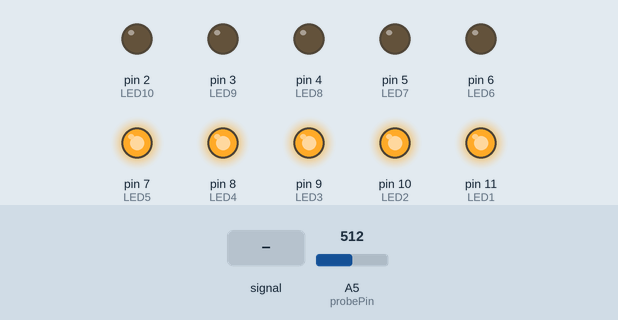
This sketch was run on a simulated Arduino Uno, built with avr-gcc and run on an emulated ATmega328P. Parts: output pins drawn as LEDs (lit = HIGH). Dashed ring = blinking. Inputs (shaded band) come from the test bench; at power-on: A5 (probePin) = 512. What the sketch prints to the serial monitor is not drawn.

Above: at 1.2 s.
1.3 s: A5 (probePin) fed a 2 Hz sine of ±306 counts around its level
At 1.8 s:
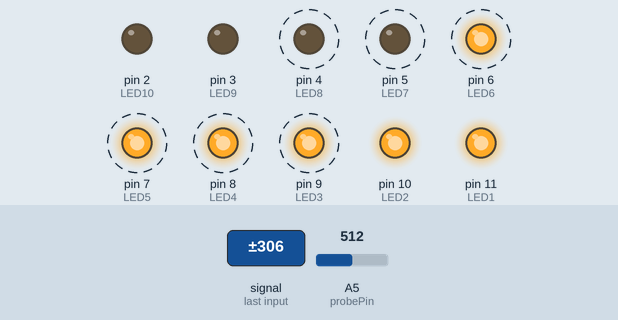
4.3 s: A5 (probePin) set to 900
At 5.6 s:
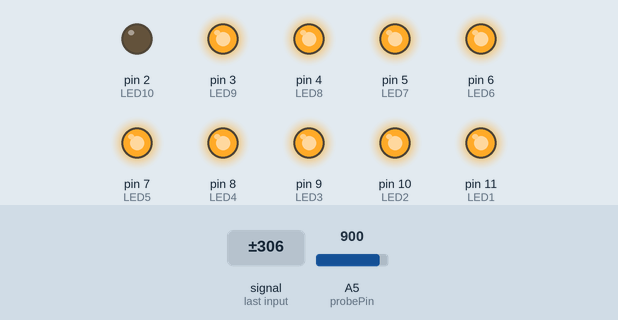
5.9 s: A5 (probePin) set to 960
At 6.9 s:
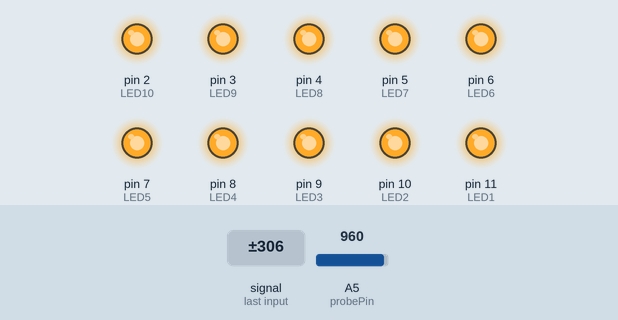
7.5 s: A5 (probePin) set to 122
At 8.5 s:
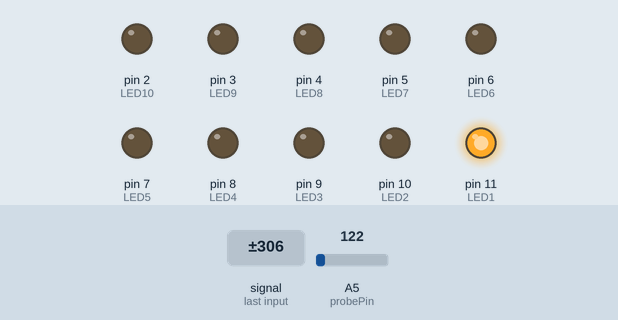
9.1 s: A5 (probePin) set to 54
10.6 s: A5 (probePin) set to 46
At 11.4 s:
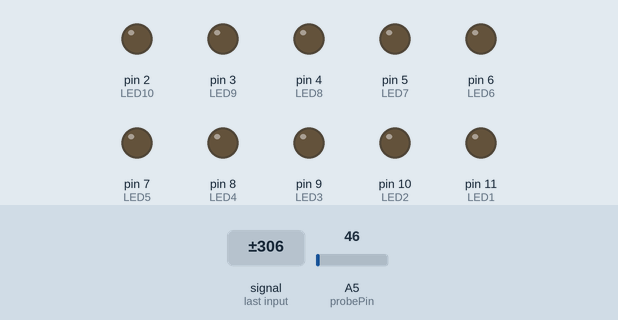
Timing chart, 0 to 13.1 s (numbered marks = the images above; inputs shaded):
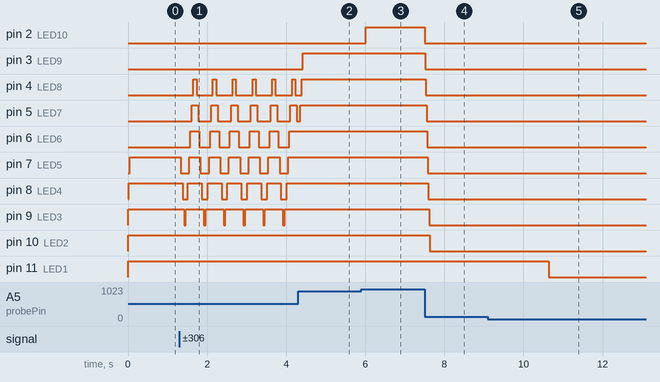

Measured:
- the behaviour switches between 51 and 50 on A5 (probePin) (found by bisection; images 4 and 5)
- after the input at 1.3 s, pin 4 (LED8): alternates HIGH for 0.08 s and LOW for 0.42 s, starting after 0.35 s; pin 5 (LED7): alternates HIGH for 0.17 s and LOW for 0.33 s, starting after 0.31 s
- after the input at 4.3 s, pin 3 (LED9): LOW → HIGH after 0.12 s; pin 6 (LED6), pin 7 (LED5), pin 8 (LED4), pin 9 (LED3): stops changing and stays HIGH
- after the input at 5.9 s, pin 2 (LED10): LOW → HIGH after 0.11 s
- after the input at 7.5 s, pin 2 (LED10), pin 3 (LED9), pin 4 (LED8): HIGH → LOW at once; pin 5 (LED7): HIGH → LOW after 0.05 s; pin 6 (LED6): HIGH → LOW after 0.07 s; pin 7 (LED5): HIGH → LOW after 0.08 s; pin 8 (LED4): HIGH → LOW after 0.10 s
- after the input at 10.6 s, pin 11 (LED1): HIGH → LOW at once

The sketch:

Detector_de_Fantasmas.ino
```cpp
# define NUMREADINGS 25 // Aumente o número para melhorar a resolução dos dados

int senseLimit = 1023; // Aumente o número para diminuir a sensibilidade da antena ( até o máximo de 2013)
int probePin = 5; // Define o pino análogico 5 como o pino da antena
int val = 0; // Leitura do probePin

// Conexões dos pinos com o gráfico de barras de Led usando os resistores em série

int LED1 = 11;
int LED2 = 10;
int LED3 = 9;
int LED4 = 8;
int LED5 = 7;
int LED6 = 6;
int LED7 = 5;
int LED8 = 4;
int LED9 = 3;
int LED10 = 2;

int readings [NUMREADINGS]; // Leituras da entrada analógica
int index = 0; // Indíce da leitura atual
int total = 0; // Somatória das leituras
int average = 0; // Média final das leituras

void setup() {

  // Configura os pinos do gráfico de barras de LED como saídas

  pinMode (2, OUTPUT);
  pinMode (3, OUTPUT);
  pinMode (4, OUTPUT);
  pinMode (5, OUTPUT);
  pinMode (6, OUTPUT);
  pinMode (7, OUTPUT);
  pinMode (8, OUTPUT);
  pinMode (9, OUTPUT);
  pinMode (10, OUTPUT);
  pinMode (11, OUTPUT);
  Serial.begin (9600); // Inicia a conexão serial com o IDE para depuração e outras finalidades

for (int i = 0; i < NUMREADINGS; i++)
readings [i] = 0; // Inicializa todas as leituras com 0
}

void loop() {

  val = analogRead (probePin); // Faz uma leitura
  if (val >= 1) { // Se a leitura não for zero, continue
    val = constrain (val, 1, senseLimit); // Se a leitura for maior que o atual valor de senseLimit, atualize o valor de senseLimit com a leitura maior
    val = map (val, 1, senseLimit, 1, 1023); // Mapeia o valor dentro do intervalo 1 a 1023
    total -= readings[index]; // subtrai a última leitura
    readings [index] = val; // Lê do sensor
    total += readings [index]; // Adiciona leitura ao total
    index = (index + 1); // Avança para o próximo índice
    if (index >= NUMREADINGS) // Se foi atingido o final do conjunto
      index = 0; // Volta ao início
    average = total / NUMREADINGS; // Calcula a leitura  média

  if ( average > 50) { // Se a leitura média for maior que 50
    digitalWrite (LED1, HIGH); // Acenda o primeiro LED
    }
    else {                       // Caso contrário
    digitalWrite (LED1, LOW); // Apague esse LED
    }

  if ( average > 150) { // Se a leitura média for maior que 50
    digitalWrite (LED2, HIGH); // Acenda o primeiro LED
    }
    else {                       // Caso contrário
    digitalWrite (LED2, LOW); // Apague esse LED
    }

  if ( average > 250) { // Se a leitura média for maior que 50
    digitalWrite (LED3, HIGH); // Acenda o primeiro LED
    }
    else {                       // Caso contrário
    digitalWrite (LED3, LOW); // Apague esse LED
    }

  if ( average > 350) { // Se a leitura média for maior que 50
    digitalWrite (LED4, HIGH); // Acenda o primeiro LED
    }
    else {                       // Caso contrário
    digitalWrite (LED4, LOW); // Apague esse LED
    }

  if ( average > 450) { // Se a leitura média for maior que 50
    digitalWrite (LED5, HIGH); // Acenda o primeiro LED
    }
    else {                       // Caso contrário
    digitalWrite (LED5, LOW); // Apague esse LED
    }


  if ( average > 550) { // Se a leitura média for maior que 50
    digitalWrite (LED6, HIGH); // Acenda o primeiro LED
    }
    else {                       // Caso contrário
    digitalWrite (LED6, LOW); // Apague esse LED
    }


  if ( average > 650) { // Se a leitura média for maior que 50
    digitalWrite (LED7, HIGH); // Acenda o primeiro LED
    }
    else {                       // Caso contrário
    digitalWrite (LED7, LOW); // Apague esse LED
    }

  if ( average > 750) { // Se a leitura média for maior que 50
    digitalWrite (LED8, HIGH); // Acenda o primeiro LED
    }
    else {                       // Caso contrário
    digitalWrite (LED8, LOW); // Apague esse LED
    }

  if ( average > 850) { // Se a leitura média for maior que 50
    digitalWrite (LED9, HIGH); // Acenda o primeiro LED
    }
    else {                       // Caso contrário
    digitalWrite (LED9, LOW); // Apague esse LED
    }

  if ( average > 950) { // Se a leitura média for maior que 50
    digitalWrite (LED10, HIGH); // Acenda o primeiro LED
    }
    else {                       // Caso contrário
    digitalWrite (LED10, LOW); // Apague esse LED
    }

    Serial.println(val); // Usa a saída para ajudar na calibração

  }
}
```
